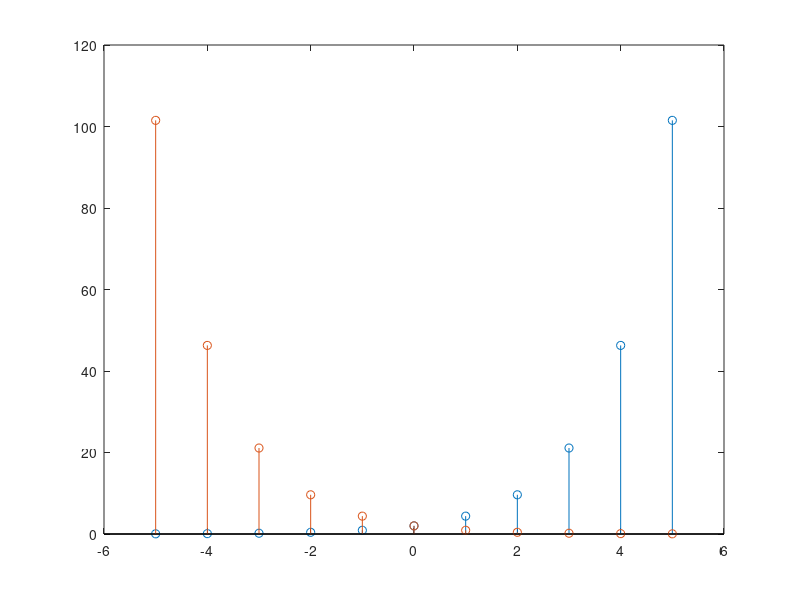

MATLAB code for this plot: (Note: this script raises an error after producing the figure.)
clear; close all; clc

%% O que são sinais?
% Fonte - Matemateca - https://youtu.be/bR0Jm22kdLA 

%% Sinal Exponencial Crescente:
% C. e^(β.n)
n = -5:1:5;

% x(n) = 2.e^((π/4).n)
xn_crescente = 2*exp(pi/4*n);

figure()
stem(n, xn_crescente)

hold on; % mantem o plot anterior no gráfico

%% Sinal Exponencial Decrescente:

% x(n) = 2.e^((-π/4).n)
xn_decrescente = 2*exp(-pi/4*n);

stem(n, xn_decrescente)
legend("Exponencial Crescente", "Exponencial Decrescente", ...
    Location="best", FontSize=20)

%% Sinal Exponencial alternado

% x(n) = (-e^(π/4)) ^n
xn_alternado = (-exp(pi/4)).^n;

figure();
stem(n, xn_alternado)

legend("Exponencial Alternado", Location="best", FontSize=20)

%% Sinal Contínuo

xn_continuo = 2*1.^n;

figure();
stem(n, xn_continuo)    

legend("Sinal Contínuo", Location="best", FontSize=20)

%% Sinal Oscilório

xn_oscilatorio = 2*(-1).^n;

figure();
stem(n, xn_oscilatorio)    

legend("Sinal Oscilório", Location="best", FontSize=20)

%% Sinal Senoidal

% A.cos(ω0.n + Φ)
n = -10:1:10;

% 2 . cos(π/4.n + π/2) 
xn_senoidal = 2 * cos(pi/4*n + pi/2);

figure();
stem(n, xn_senoidal)    

legend("Sinal Senoidal", Location="best", FontSize=20)
